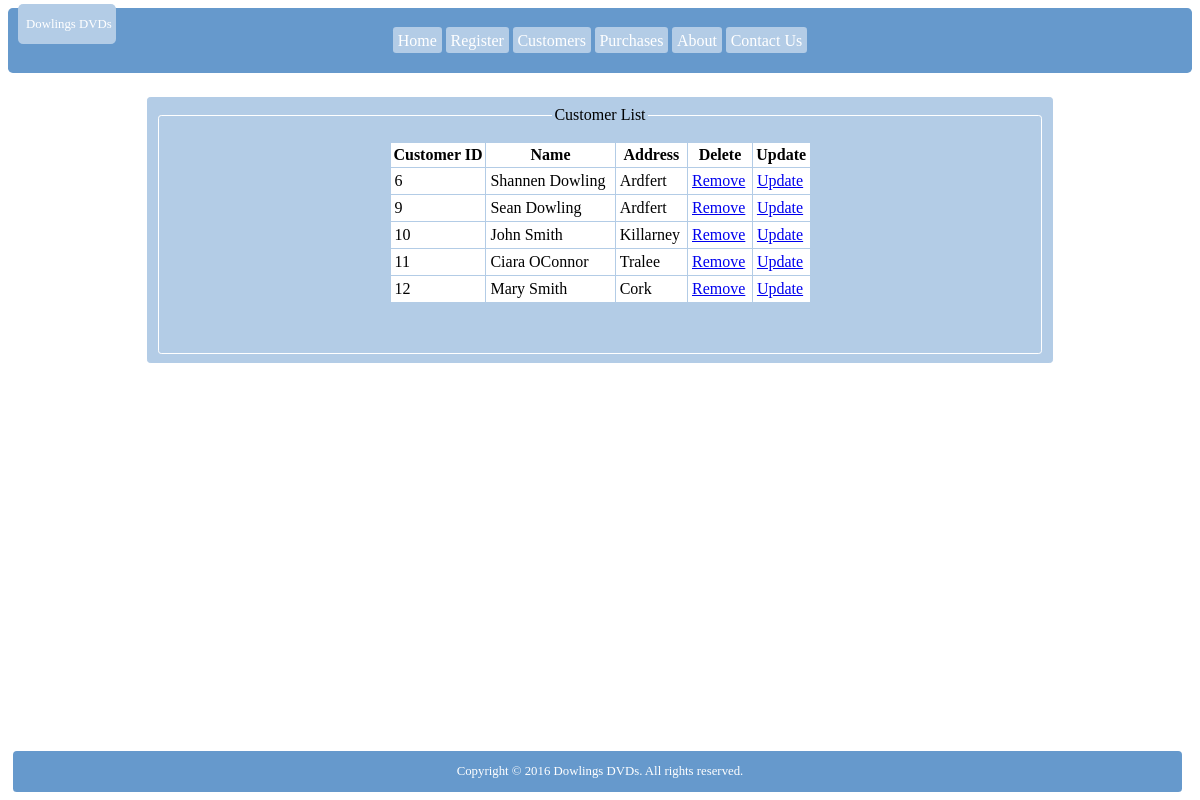
The page /searchUpdate.php on the database its author committed.
### tables this page shows
CREATE TABLE `customers` (
  `CustID` int(11) NOT NULL AUTO_INCREMENT,
  `CustName` char(25) NOT NULL,
  `Address` char(30) DEFAULT NULL,
  `DOB` date NOT NULL,
  PRIMARY KEY (`CustID`)
);

### searchUpdate.php (the view, shortened to what this page needs)
<!DOCTYPE html>
<html lang='en'>
  <head>
  <link rel="stylesheet" type="text/css" href="dvds.css">
  </head>
  <body>
   <div id="page">
        <div id="menu">
        <a href="index.php">Home</a>
        <a href="newCustomer.html">Register</a>
        <a href="searchUpdate.php">Customers</a>
        <a href="purchases.php">Purchases</a>
        <a href="#">About</a>
        <a href="#">Contact Us</a>
        </div>
        <div id="box">
          <p>Dowlings DVDs</p>
        </div>
  <form name="custList">
    <fieldset>
      <legend>Customer List</legend>
    <?php
    $dbcnx = mysqli_connect("localhost", "root", "", "dvdsys");
    $sql ="SELECT * FROM customers";
    $res = mysqli_query($dbcnx, $sql);
    if (!$res)
    {
        echo('Query failed ' . $sql . ' Error:' . mysqli_error($dbcnx));
        exit();
    }
    else
	  {
        if(mysqli_num_rows($res)< 1)
        {
          echo "<p><em> No customers</em></p>";
        }
        else
        {
          echo "<table border=1>";
          echo "<tr>
                <th>Customer ID</th>
                <th>Name</th>
                <th>Address</th>
                <th>Delete</th>
                <th>Update</th>
                </tr>";
         while($customer_info=mysqli_fetch_array($res))
         {
          $custID=$customer_info['CustID'];
          $name=stripslashes($customer_info['CustName']);
          $address=($customer_info['Address']);
            echo "<tr><td>$custID</td>";
            echo "<td>$name</td>";
            echo "</td><td>$address</td>";
            echo "<td><a href=\"delete-a-cust.php?CustID=$custID\">Remove</a></td>";
            echo "<td><a href=\"updateForm.php?CustID=$custID\">Update</a></td></tr>";
         }
            echo "</table>";
        }
    }
?>
  </fieldset>
</form>
      <div id="footer">
          <p>Copyright &#169; 2016 Dowlings DVDs. All rights reserved.</p>
      </div>
   </div>
  </body>
</html>

### dvds.css (style rules this page uses)
#box { position:absolute; top:0.5%; left:1.5%; width:7.5%; height:5%; font-size:0.8em; border-radius:0.4em; background-color:#B3CCE6; color:#FFFFFF; margin:0 0; padding-left:8px; }
#menu { position:relative; width:96%; padding:2%; margin-bottom:2%; border solid 0.1em #6699CC; border-radius:0.3em; background-color:#6699CC; text-align:center; }
#menu a:link, a:hover, a:visited { background-color:#B3CCE6; color:#FFFFFF; text-decoration:none; border-radius:0.2em; padding:0.3em; }
#footer { width:97%; position:absolute; bottom:1%; right:1.5%; border-radius:0.3em; font-size:0.8em; text-align:center; background-color:#6699CC; color:#FFFFFF; padding-left:5px; }
table { border-collapse:collapse; }
th { font-weight:bold; padding-top:0.2em; padding-bottom:0.2em; }
tr { padding-top:0.2em; padding-bottom:0.2em; }
td { padding:0.25em; }
form { background-color:#B3CCE6; border:1px solid #B3CCE6; border-radius:0.2em; padding:0.5em; margin-left:auto; margin-right:auto; }
fieldset { border:1px solid #FFFFFF; border-radius:0.2em; padding:1em; padding-bottom:3em; }

### searchUpdate.php (style rules this page uses)
form { width:75%; }
legend { margin-left:auto; margin-right:auto; }
table { background-color:#FFFFFF; border:3px solid #B3CCE6; margin-left:auto; margin-right:auto; width:50%; }

### rows shown on the page
customers: CustID "6", CustName "Shannen Dowling", Address "Ardfert"
customers: CustID "9", CustName "Sean Dowling", Address "Ardfert"
customers: CustID "10", CustName "John Smith", Address "Killarney"
customers: CustID "11", CustName "Ciara OConnor", Address "Tralee"
customers: CustID "12", CustName "Mary Smith", Address "Cork"
